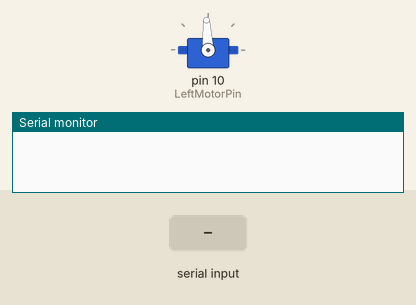
The sketch below on a simulated Arduino Uno, built with avr-gcc and run on an emulated ATmega328P. Parts: servo, the last lines printed to the serial monitor. Inputs (shaded band) come from the test bench.

Above: at 11.2 s.
11.3 s: "90,45\n" received over Serial
At 12.6 s:
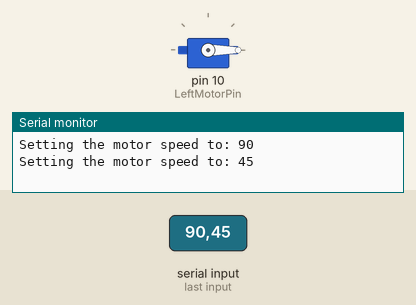
Timing chart, 0 to 14.3 s (numbered marks = the images above; inputs shaded):
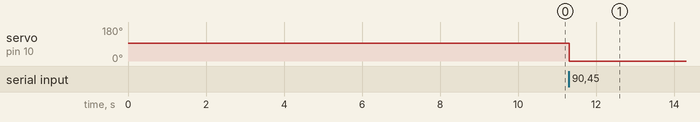

Measured:
- after the input at 11.3 s, servo on pin 10 (LeftMotorPin): 93° → 0° at once

The sketch:

Thrusters_ESC.ino
```cpp
#include <Servo.h>

int LeftMotorPin = 10;
Servo LeftMotor;

void setup()
{
  Serial.begin(9600);

  LeftMotor.attach(LeftMotorPin); // Connect to the Servo.

  // Delay to Wait for ESC to initialize
  LeftMotor.writeMicroseconds(1500);
  delay(10000);
}

void loop()
{
  // Read a speed in from the serial monitor
  while(Serial.available() > 3)
  {
    int motorSpeed = Serial.parseInt();
    Serial.print("Setting the motor speed to: "); Serial.println(motorSpeed);
    LeftMotor.writeMicroseconds(motorSpeed);
  }
}
```
